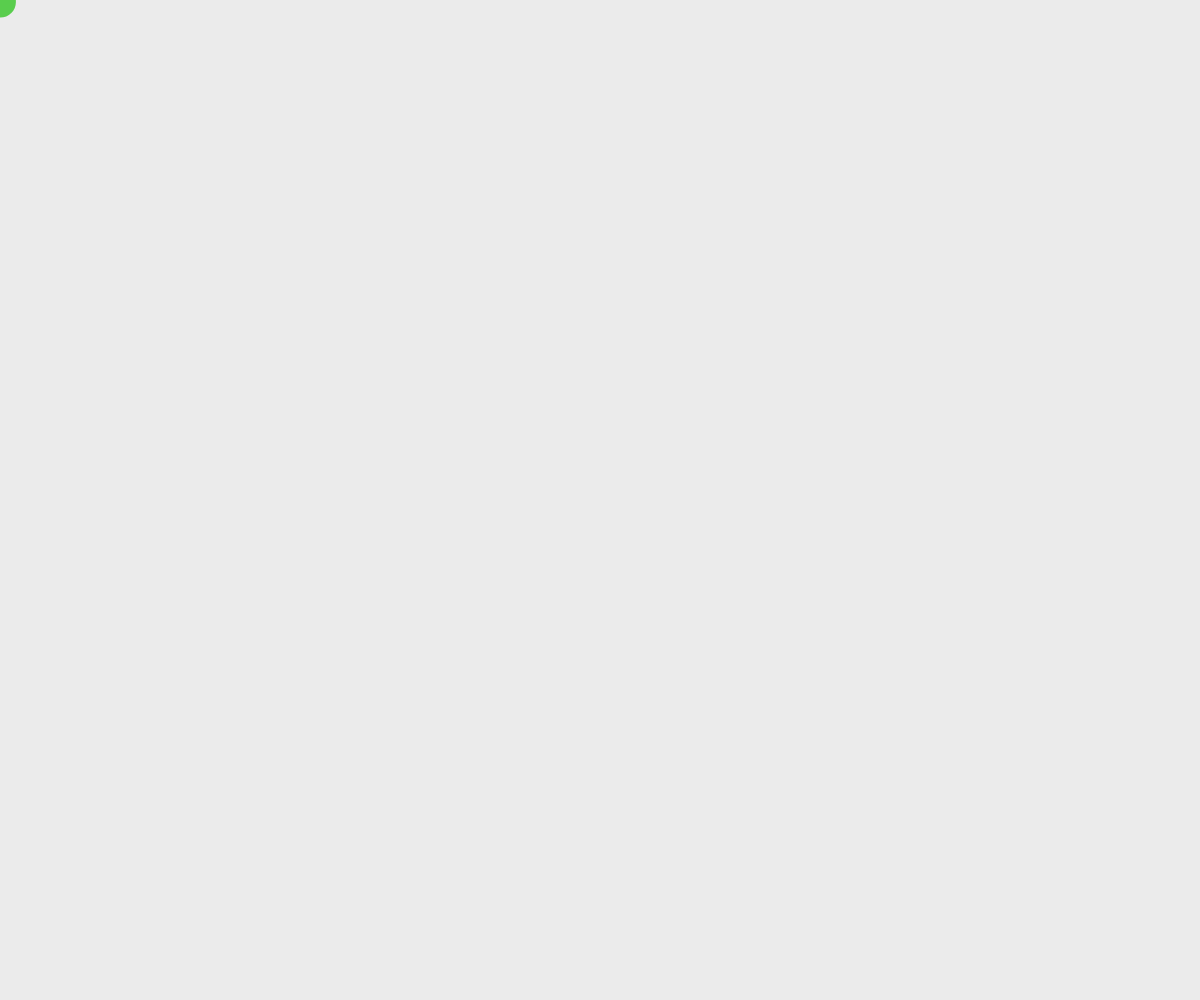
Frame 1 (no input)
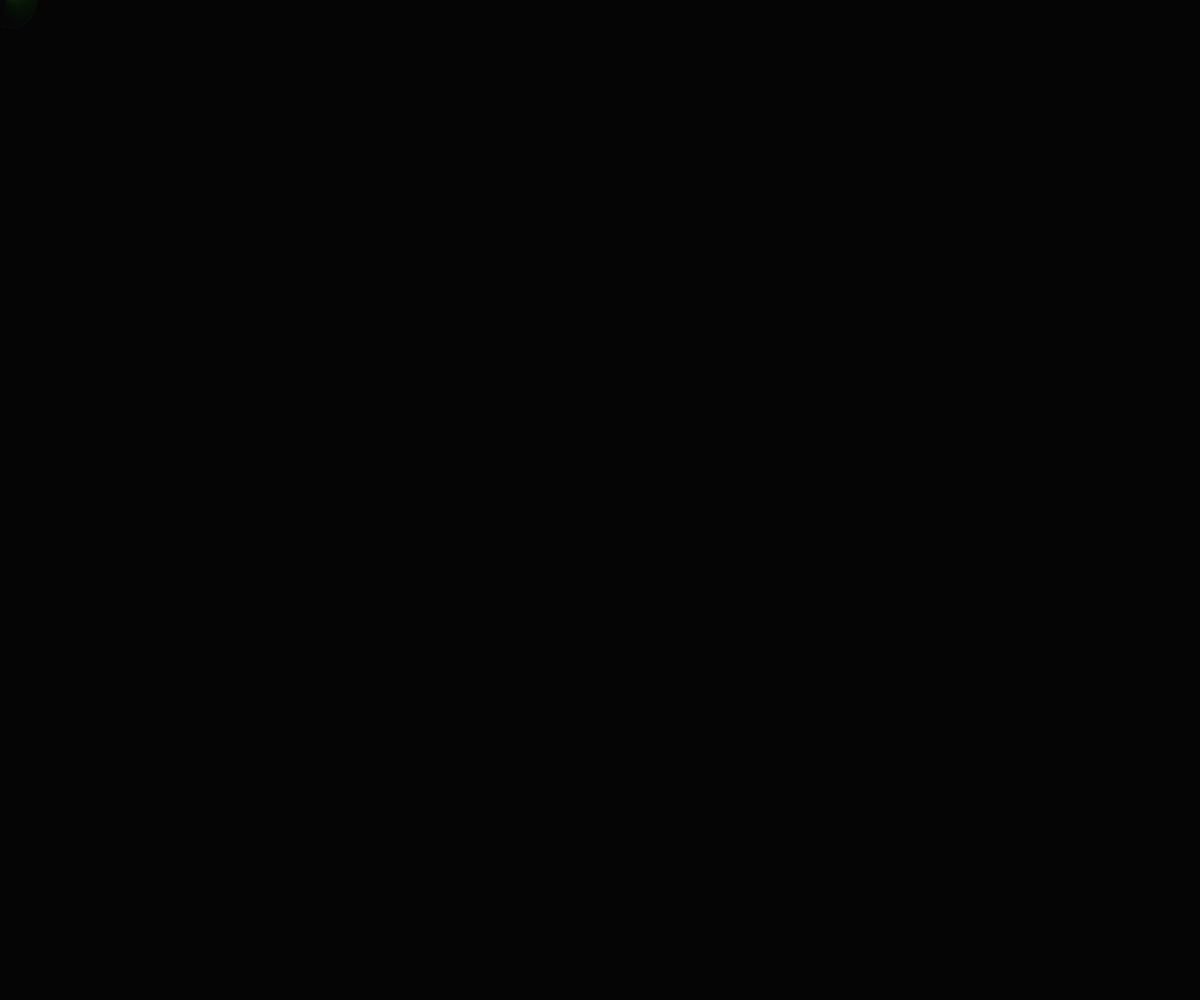
Frame 60 (no input)
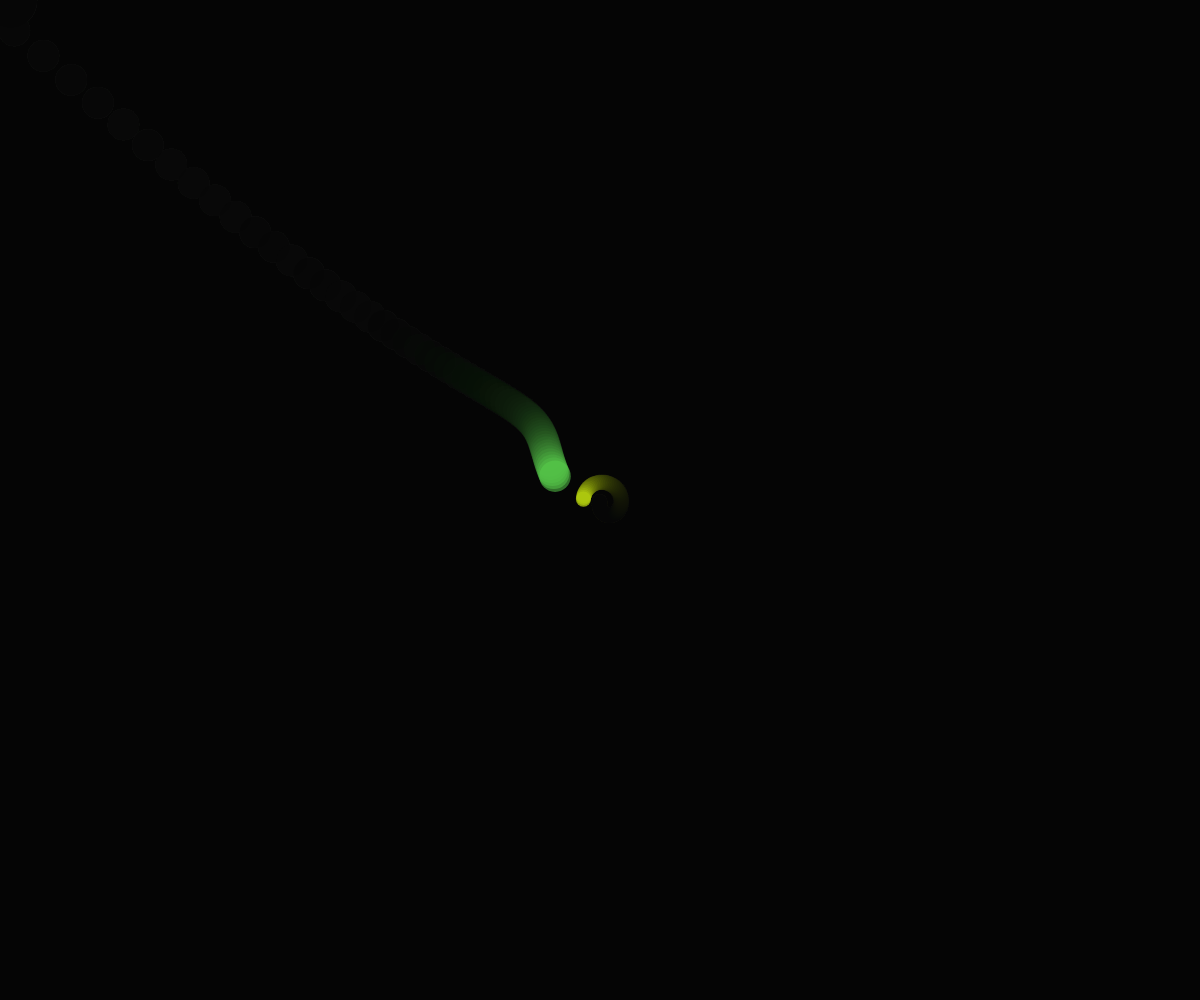
Frame 120 (the mouse pressed at the canvas centre since frame 60)

The p5.js sketch that drew these frames (run headless with seeded random() and noise() and a simulated clock; from frame 60 on, the mouse is pressed at the canvas centre):

// p5.js sketch
// ── sketch.js
let particles = [];

function setup() {
  createCanvas(windowWidth, windowHeight);
  noStroke();
}

function draw() {
  background(0, 20);

  // 파티클 업데이트 및 그리기
  for (let i = particles.length - 1; i >= 0; i--) {
    particles[i].update();
    particles[i].display();
    if (particles[i].isFinished()) {
      particles.splice(i, 1);
    }
  }
}

function mouseMoved() {
  // 마우스 움직임에 반응하는 파티클 생성
  let p = new ColorfulMouseTrailParticle(mouseX, mouseY);
  particles.push(p);
}

class Particle {
  constructor(x, y) {
    this.x = x;
    this.y = y;
    this.size = random(10, 40);
    this.velocity = createVector(random(-2, 2), random(-2, 2));
    this.life = 255;
  }

  update() {
    this.x += this.velocity.x;
    this.y += this.velocity.y;
    this.life -= 1;
  }

  display() {
    fill(255, this.life);
    ellipse(this.x, this.y, this.size, this.size);
  }

  isFinished() {
    return this.life <= 0;
  }
}

class ColorfulMouseTrailParticle extends Particle {
  constructor(x, y) {
    super(x, y);
    // 랜덤한 색상 설정
    this.color = color(random(255), random(255), random(255), random(150, 200));
  }

  update() {
    // 다양한 움직임 추가
    this.x += sin(frameCount * 0.1) * 2;
    this.y += cos(frameCount * 0.1) * 2;
    // 마우스 움직임에 따라 위치 업데이트
    this.x += (mouseX - this.x) * 0.05;
    this.y += (mouseY - this.y) * 0.05;
    this.life -= 1;
  }

  display() {
    // 다양한 색상 적용
    fill(
      this.color.levels[0],
      this.color.levels[1],
      this.color.levels[2],
      this.life
    );
    ellipse(this.x, this.y, this.size, this.size);
  }
}
